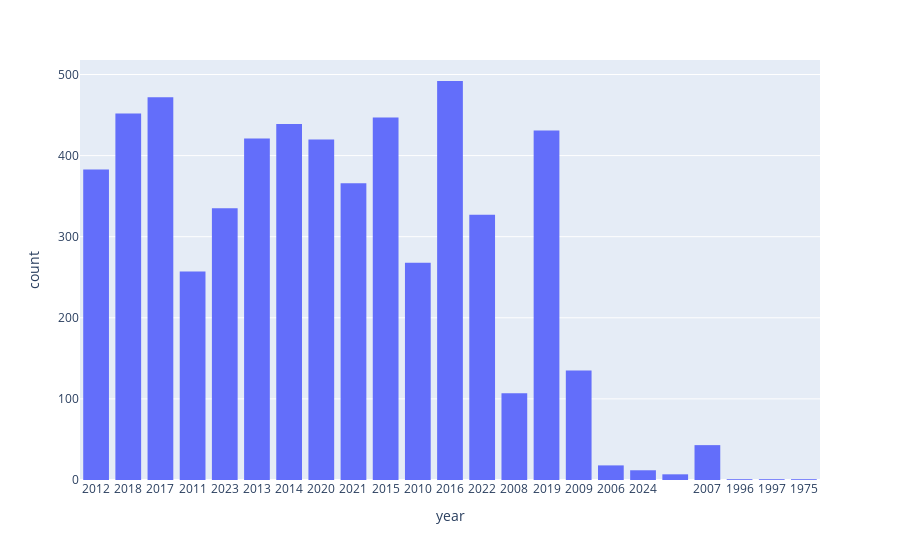

Here is the notebook cell this chart was saved with:
### Code cell
# plot based on year
import plotly.express as px
fig = px.histogram(df_cure, x="year")
fig.show()

### Figure 1 — Plotly figure (JSON) as saved in the notebook; plotly's stock layout.template omitted (floating-point values rounded to 4 significant figures; data arrays with more than 128 entries replaced by an {"elided": "..."} marker saying what was removed)
{"data": [{"alignmentgroup": "True", "bingroup": "x", "hovertemplate": "year=%{x}<br>count=%{y}<extra></extra>", "legendgroup": "", "marker": {"color": "#636efa", "pattern": {"shape": ""}}, "name": "", "offsetgroup": "", "orientation": "v", "showlegend": false, "type": "histogram", "x": {"elided": "5835 str values"}, "xaxis": "x", "yaxis": "y"}], "layout": {"barmode": "relative", "legend": {"tracegroupgap": 0}, "margin": {"t": 60}, "xaxis": {"anchor": "y", "domain": [0, 1], "title": {"text": "year"}}, "yaxis": {"anchor": "x", "domain": [0, 1], "title": {"text": "count"}}}}
